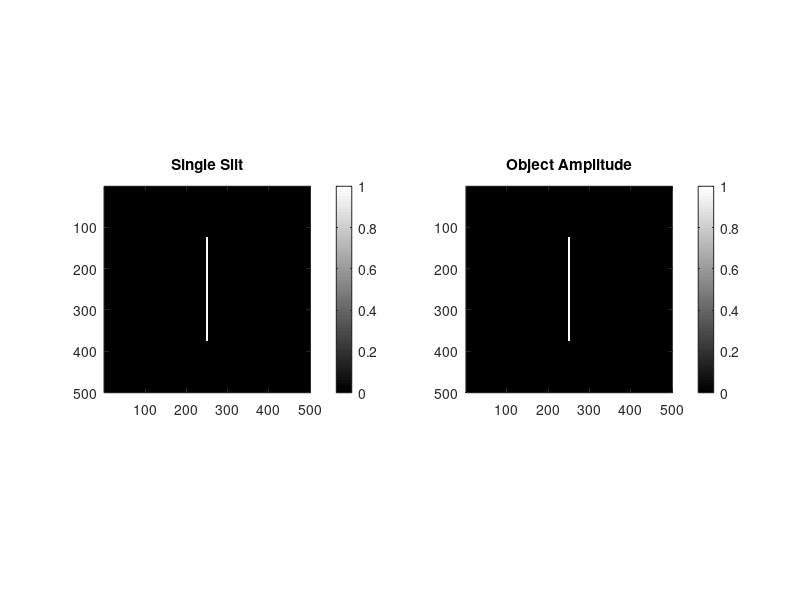

MATLAB code to generate this figure: (Note: this script raises an error after producing the figure.)

%%%%%%%%%%%%%%%%%%%%%%%%%%%%%%%%%%%%%%%%%%%%%%%%%%%%%%%%%%%%%%%%%%%%%%%%%%%
% SLD INLINE DIGITAL HOLOGRAPHY
% SPECTRAL SUPERPOSITION + MULTI-PLANE PHASE RETRIEVAL
%%%%%%%%%%%%%%%%%%%%%%%%%%%%%%%%%%%%%%%%%%%%%%%%%%%%%%%%%%%%%%%%%%%%%%%%%%%

clc; clear; close all;

%% 1. SYSTEM PARAMETERS (mm)

% Central wavelength and spectral bandwidth
lambda_c = 0.405e-3;       % 633 nm
bandwidth = 0.004e-3;      % 20 nm FWHM

num_lambda = 50;

% Wavelength sampling
lambda = linspace(lambda_c-bandwidth/2, ...
                  lambda_c+bandwidth/2, num_lambda);

% Gaussian spectral distribution
S = exp(-4*log(2)*((lambda-lambda_c)/bandwidth).^2);

% Normalize spectral weights
weights = S/sum(S);

% Sensor
N = 500;
dx = 2e-3;                 % 2 um
area = dx*N;

% Propagation distances
z1 = 1.0;
z2 = 1.5;
dz = z2-z1;

%% 2. OBJECT (GROUND TRUTH)

% try
%     object0 = imread('a_object.jpg');
%     object = double(object0(:,:,1));
%     object = rot90(object,-1);
% 
%     object = imresize(object,[N N]);
% 
% catch
%     warning('Using simulated object.');
%     object = phantom('Modified Shepp-Logan',N);
% end
% 
% % Normalize object
% object = double(object);
% object = (object-min(object(:))) / ...
%          (max(object(:))-min(object(:)));
% 
% % Complex transmission function
% am = exp(-1.6*object);
% 
% ph0 = 3;
% ph = ph0*object;
% 
% t = am.*exp(1i*ph);
% 
% figure('Name','Ground Truth');
% 
% subplot(1,2,1);
% imagesc(am);
% axis image;
% colormap gray;
% colorbar;
% title('Object Amplitude');
% 
% subplot(1,2,2);
% imagesc(ph);
% axis image;
% colormap gray;
% colorbar;
% title('Object Phase');

%% 2. OBJECT (SINGLE NARROW SLIT)

% Slit parameters
slit_width = 10e-3;       % Slit width: 10 um (mm)
slit_length = 0.5;        % Slit length: 0.5 mm

% Convert physical dimensions to pixels
slit_width_px = max(1,round(slit_width/dx));
slit_length_px = max(1,round(slit_length/dx));

% Initialize object
object = zeros(N,N);

% Center position
cx = round(N/2);
cy = round(N/2);

% Slit boundaries
x1 = cx-floor(slit_width_px/2);
x2 = x1+slit_width_px-1;

y1 = cy-floor(slit_length_px/2);
y2 = y1+slit_length_px-1;

% Create vertical slit
object(y1:y2,x1:x2) = 1;

% Transmission function
am = object;
ph = zeros(N,N);

t = am.*exp(1i*ph);

% Display ground truth
figure('Name','Single Narrow Slit');

subplot(1,2,1);
imagesc(object);
axis image;
colormap gray;
colorbar;
title('Single Slit');

subplot(1,2,2);
imagesc(am);
axis image;
colormap gray;
colorbar;
title('Object Amplitude');


%% 3. SPECTRAL SUPERPOSITION

I1_total = zeros(N,N);
I2_total = zeros(N,N);

disp('Calculating SLD holograms...');

for j = 1:num_lambda

    % Current wavelength
    lambda_j = lambda(j);

    % Propagators
    prop_z1 = Propagator(N,lambda_j,area,z1);
    prop_z2 = Propagator(N,lambda_j,area,z2);

    % Propagation
    field_z1 = IFT2Dc(FT2Dc(t).*prop_z1);
    field_z2 = IFT2Dc(FT2Dc(t).*prop_z2);

    % Intensity holograms
    I1 = abs(field_z1).^2;
    I2 = abs(field_z2).^2;

    % Spectral intensity accumulation
    I1_total = I1_total + weights(j)*I1;
    I2_total = I2_total + weights(j)*I2;

end

% Final SLD holograms
hologram1 = I1_total;
hologram2 = I2_total;

% Measured amplitudes
amp1_measured = sqrt(hologram1);
amp2_measured = sqrt(hologram2);

figure('Name','SLD Holograms');

subplot(1,2,1);
imagesc(hologram1);
axis image;
colormap gray;
colorbar;
title('SLD Hologram (z1)');

subplot(1,2,2);
imagesc(hologram2);
axis image;
colormap gray;
colorbar;
title('SLD Hologram (z2)');

%% 4. MULTI-PLANE PHASE RETRIEVAL

% IMPORTANT:
% This reconstruction uses the central wavelength as an
% approximate single-wavelength reconstruction model.

Iterations = 50;

prop_dz = Propagator(N,lambda_c,area,dz);
prop_minus_dz = Propagator(N,lambda_c,area,-dz);
prop_minus_z1 = Propagator(N,lambda_c,area,-z1);

% Initial complex field
u1 = amp1_measured;

figure('Name','SLD Reconstruction');

disp('Starting phase retrieval...');

for iter = 1:Iterations

    % A. Forward propagation z1 -> z2
    u2_sim = IFT2Dc(FT2Dc(u1).*prop_dz);

    % B. Amplitude constraint at z2
    u2 = amp2_measured.*exp(1i*angle(u2_sim));

    % C. Backward propagation z2 -> z1
    u1_sim = IFT2Dc(FT2Dc(u2).*prop_minus_dz);

    % D. Amplitude constraint at z1
    u1 = amp1_measured.*exp(1i*angle(u1_sim));

    % Display reconstruction
    if mod(iter,10)==0 || iter==1 || iter==Iterations

        u_obj_rec = IFT2Dc(FT2Dc(u1).*prop_minus_z1);

        subplot(1,2,1);
        imagesc(abs(u_obj_rec));
        axis image;
        colormap gray;
        colorbar;
        title(sprintf('Amplitude - Iter %d',iter));

        subplot(1,2,2);
        imagesc(angle(u_obj_rec));
        axis image;
        colormap gray;
        colorbar;
        title(sprintf('Phase - Iter %d',iter));

        drawnow;
    end

end

disp('Reconstruction completed!');

%% 5. SPECTRAL DISTRIBUTION

figure('Name','SLD Spectrum');

plot(lambda*1e6,S,'o-','LineWidth',1.5);
xlabel('Wavelength (um)');
ylabel('Relative Spectral Intensity');
title('Gaussian SLD Spectrum');
grid on;

%% 6. HELPER FUNCTIONS

function p = Propagator(N,lambda,area,z)

    [X,Y] = meshgrid(1:N,1:N);

    alpha = lambda*(Y-N/2-1)/area;
    beta  = lambda*(X-N/2-1)/area;

    mask = (alpha.^2+beta.^2)<=1;

    p = zeros(N,N);

    p(mask) = exp(2*pi*1i*z.* ...
        sqrt(1-alpha(mask).^2-beta(mask).^2)/lambda);

end

function out = FT2Dc(in)

    [Nx,Ny] = size(in);

    vx = (-1).^(1:Nx).';
    vy = (-1).^(1:Ny);

    f1 = vx*vy;

    out = f1.*fft2(f1.*in);

end

function out = IFT2Dc(in)

    [Nx,Ny] = size(in);

    vx = (-1).^(1:Nx).';
    vy = (-1).^(1:Ny);

    f1 = vx*vy;

    out = f1.*ifft2(f1.*in);

end
